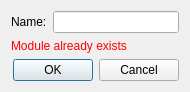
<?xml version="1.0" encoding="UTF-8"?>
<ui version="4.0">
 <class>Maditor::View::Dialogs::NewModuleDialog</class>
 <widget class="QDialog" name="Maditor::View::Dialogs::NewModuleDialog">
  <property name="geometry">
   <rect>
    <x>0</x>
    <y>0</y>
    <width>190</width>
    <height>88</height>
   </rect>
  </property>
  <property name="sizePolicy">
   <sizepolicy hsizetype="Maximum" vsizetype="Maximum">
    <horstretch>0</horstretch>
    <verstretch>0</verstretch>
   </sizepolicy>
  </property>
  <property name="windowTitle">
   <string>Create New Module</string>
  </property>
  <layout class="QVBoxLayout" name="verticalLayout">
   <item>
    <layout class="QFormLayout" name="formLayout">
     <item row="0" column="1">
      <widget class="QLineEdit" name="nameField"/>
     </item>
     <item row="0" column="0">
      <widget class="QLabel" name="nameLabel">
       <property name="text">
        <string>Name:</string>
       </property>
      </widget>
     </item>
    </layout>
   </item>
   <item>
    <widget class="QLabel" name="alreadyExistsMsg">
     <property name="enabled">
      <bool>true</bool>
     </property>
     <property name="sizePolicy">
      <sizepolicy hsizetype="Preferred" vsizetype="Maximum">
       <horstretch>0</horstretch>
       <verstretch>0</verstretch>
      </sizepolicy>
     </property>
     <property name="styleSheet">
      <string notr="true">color: rgb(255, 0, 0)</string>
     </property>
     <property name="text">
      <string>Module already exists</string>
     </property>
    </widget>
   </item>
   <item>
    <widget class="QDialogButtonBox" name="buttonBox">
     <property name="enabled">
      <bool>true</bool>
     </property>
     <property name="orientation">
      <enum>Qt::Horizontal</enum>
     </property>
     <property name="standardButtons">
      <set>QDialogButtonBox::Cancel|QDialogButtonBox::Ok</set>
     </property>
    </widget>
   </item>
  </layout>
 </widget>
 <resources/>
 <connections>
  <connection>
   <sender>buttonBox</sender>
   <signal>accepted()</signal>
   <receiver>Maditor::View::Dialogs::NewModuleDialog</receiver>
   <slot>accept()</slot>
   <hints>
    <hint type="sourcelabel">
     <x>248</x>
     <y>254</y>
    </hint>
    <hint type="destinationlabel">
     <x>157</x>
     <y>274</y>
    </hint>
   </hints>
  </connection>
  <connection>
   <sender>buttonBox</sender>
   <signal>rejected()</signal>
   <receiver>Maditor::View::Dialogs::NewModuleDialog</receiver>
   <slot>reject()</slot>
   <hints>
    <hint type="sourcelabel">
     <x>316</x>
     <y>260</y>
    </hint>
    <hint type="destinationlabel">
     <x>286</x>
     <y>274</y>
    </hint>
   </hints>
  </connection>
  <connection>
   <sender>nameField</sender>
   <signal>textChanged(QString)</signal>
   <receiver>Maditor::View::Dialogs::NewModuleDialog</receiver>
   <slot>nameChanged(QString)</slot>
   <hints>
    <hint type="sourcelabel">
     <x>113</x>
     <y>19</y>
    </hint>
    <hint type="destinationlabel">
     <x>94</x>
     <y>44</y>
    </hint>
   </hints>
  </connection>
 </connections>
 <slots>
  <slot>nameChanged(QString)</slot>
 </slots>
</ui>
